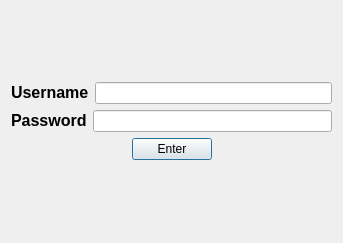
<?xml version="1.0" encoding="UTF-8"?>
<ui version="4.0">
 <class>Login_Dialog</class>
 <widget class="QDialog" name="Login_Dialog">
  <property name="geometry">
   <rect>
    <x>0</x>
    <y>0</y>
    <width>343</width>
    <height>243</height>
   </rect>
  </property>
  <property name="windowTitle">
   <string>Login Window</string>
  </property>
  <layout class="QGridLayout" name="gridLayout">
   <item row="0" column="0">
    <layout class="QVBoxLayout" name="verticalLayout">
     <item>
      <layout class="QHBoxLayout" name="horizontalLayout">
       <item>
        <widget class="QLabel" name="username_label">
         <property name="text">
          <string>&lt;html&gt;&lt;head/&gt;&lt;body&gt;&lt;p&gt;&lt;span style=&quot; font-size:12pt; font-weight:600;&quot;&gt;Username&lt;/span&gt;&lt;/p&gt;&lt;/body&gt;&lt;/html&gt;</string>
         </property>
        </widget>
       </item>
       <item>
        <widget class="QLineEdit" name="username_text"/>
       </item>
      </layout>
     </item>
     <item>
      <layout class="QHBoxLayout" name="horizontalLayout_2">
       <item>
        <widget class="QLabel" name="password_label">
         <property name="text">
          <string>&lt;html&gt;&lt;head/&gt;&lt;body&gt;&lt;p&gt;&lt;span style=&quot; font-size:12pt; font-weight:600;&quot;&gt;Password&lt;/span&gt;&lt;/p&gt;&lt;/body&gt;&lt;/html&gt;</string>
         </property>
        </widget>
       </item>
       <item>
        <widget class="QLineEdit" name="password_text"/>
       </item>
      </layout>
     </item>
     <item>
      <layout class="QHBoxLayout" name="horizontalLayout_3">
       <item>
        <spacer name="horizontalSpacer_2">
         <property name="orientation">
          <enum>Qt::Horizontal</enum>
         </property>
         <property name="sizeHint" stdset="0">
          <size>
           <width>40</width>
           <height>20</height>
          </size>
         </property>
        </spacer>
       </item>
       <item>
        <widget class="QPushButton" name="login_btn">
         <property name="text">
          <string>Enter</string>
         </property>
        </widget>
       </item>
       <item>
        <spacer name="horizontalSpacer">
         <property name="orientation">
          <enum>Qt::Horizontal</enum>
         </property>
         <property name="sizeHint" stdset="0">
          <size>
           <width>40</width>
           <height>20</height>
          </size>
         </property>
        </spacer>
       </item>
      </layout>
     </item>
    </layout>
   </item>
  </layout>
 </widget>
 <resources/>
 <connections/>
</ui>
